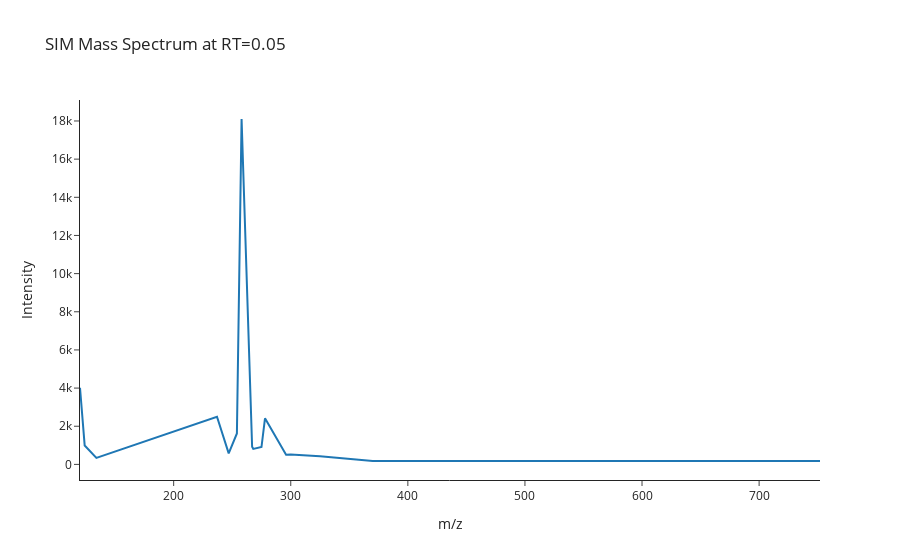

The notebook cell this image was saved under:
### Code cell
# Mass Spectrum (intensity/mz)
analyses.plot_ms(indices = 0)

### Figure 1 — Plotly figure (JSON) as saved in the notebook; plotly's stock layout.template omitted (floating-point values rounded to 4 significant figures)
{"data": [{"hovertemplate": "<b>index</b>: 0<br><b>name</b>: 001-D2F-B1-Flush<br><b>path</b>: C:/Users/Sandeep/Desktop/Error-LC/Method-Data\\250613_Mix-1_10x10ng-mL 2025-06-13 14-40-12\\001-D2F-B1-Flush.D<br><b>batch</b>: 250613_Mix-1_10x10ng-mL 2025-06-13 14-40-12<br><b>batch_position</b>: 1<br><b>idle_time</b>: 0<br><b>sample</b>: Flush<br><b>method</b>: error_lc<br><b>timestamp</b>: 2025-06-13 14:40:19<br><b>unit</b>: None<br><b>instrument</b>: None<br><b>signal</b>: None<br><b>date</b>: 13 Jun 25   2:43 pm +0100<br><b>detector</b>: MS<br><b>pump</b>: G7167B<br><b>vial_position</b>: D2F-B1><br><b>start_time</b>: 2025-06-13 14:40:21<br><b>end_time</b>: 2025-06-13 14:50:32<br><b>runtime</b>: 416.119<br><b>m/z: %{x}<br><b>Intensity: %{y}<extra></extra>", "mode": "lines", "name": "001-D2F-B1-Flush (Flush)", "text": "<b>index</b>: 0<br><b>name</b>: 001-D2F-B1-Flush<br><b>path</b>: C:/Users/Sandeep/Desktop/Error-LC/Method-Data\\250613_Mix-1_10x10ng-mL 2025-06-13 14-40-12\\001-D2F-B1-Flush.D<br><b>batch</b>: 250613_Mix-1_10x10ng-mL 2025-06-13 14-40-12<br><b>batch_position</b>: 1<br><b>idle_time</b>: 0<br><b>sample</b>: Flush<br><b>method</b>: error_lc<br><b>timestamp</b>: 2025-06-13 14:40:19<br><b>unit</b>: None<br><b>instrument</b>: None<br><b>signal</b>: None<br><b>date</b>: 13 Jun 25   2:43 pm +0100<br><b>detector</b>: MS<br><b>pump</b>: G7167B<br><b>vial_position</b>: D2F-B1><br><b>start_time</b>: 2025-06-13 14:40:21<br><b>end_time</b>: 2025-06-13 14:50:32<br><b>runtime</b>: 416.119", "type": "scatter", "x": [120.0, 124.0, 134.0, 237.0, 247.0, 254.0, 258.0, 267.0, 268.0, 275.0, 278.0, 296.0, 300.0, 325.0, 370.0, 429.0, 441.0, 748.0, 752.0], "y": [4018, 993, 338, 2497, 579, 1621, 18104, 928, 811, 912, 2418, 510, 523, 421, 178, 183, 180, 178, 178]}], "layout": {"title": {"text": "SIM Mass Spectrum at RT=0.05"}, "xaxis": {"title": {"text": "m/z"}}, "yaxis": {"title": {"text": "Intensity"}}}}
